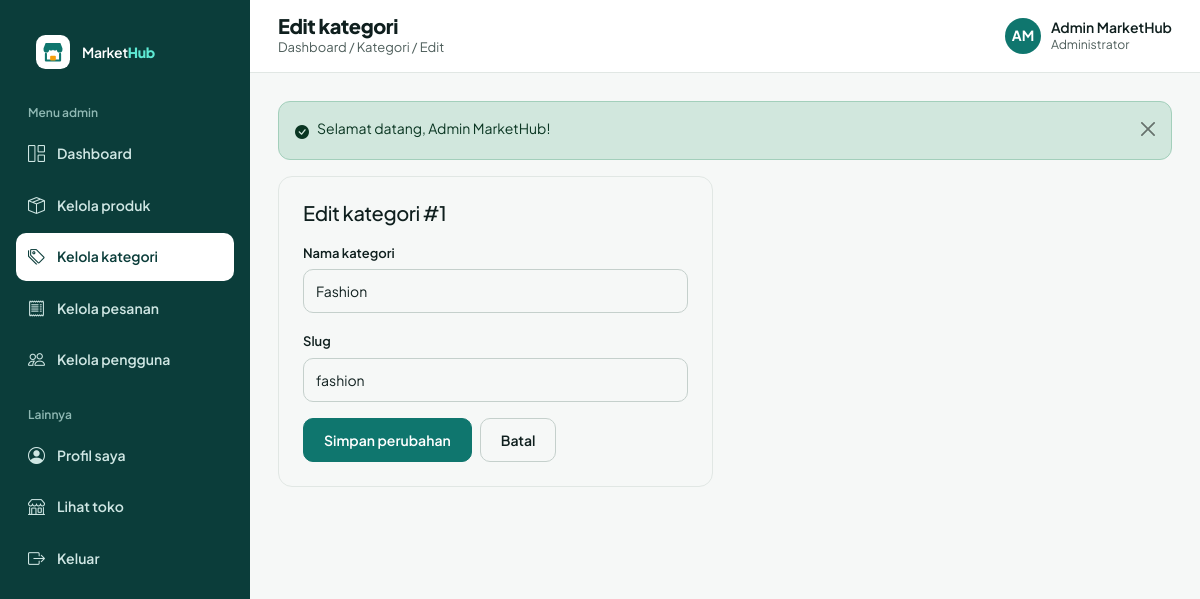
The app's page /admin/kategori/edit.php?id=1 (signed in) with its own data.
### tables this page shows
CREATE TABLE users (
  id         INT UNSIGNED NOT NULL AUTO_INCREMENT,
  nama       VARCHAR(100) NOT NULL,
  email      VARCHAR(150) NOT NULL,
  password   VARCHAR(255) NOT NULL,
  role       ENUM('admin','penjual','pembeli') NOT NULL DEFAULT 'pembeli',
  status     ENUM('aktif','nonaktif') NOT NULL DEFAULT 'aktif',  
  created_at TIMESTAMP NOT NULL DEFAULT CURRENT_TIMESTAMP,
  PRIMARY KEY (id),
  UNIQUE KEY uq_users_email (email)
);

CREATE TABLE kategori (
  id            INT UNSIGNED NOT NULL AUTO_INCREMENT,
  nama_kategori VARCHAR(100) NOT NULL,
  slug          VARCHAR(120) NOT NULL,
  PRIMARY KEY (id),
  UNIQUE KEY uq_kategori_slug (slug)
);

### auth/session.php (called while the page is built, shortened)
<?php
function current_user()
{
    static $user = false;
    if ($user !== false) {
        return $user;
    }
    $user = null;
    if (!empty($_SESSION['uid'])) {
        $row = db_row('SELECT id, nama, email, role, status, created_at FROM users WHERE id = ?', [(int) $_SESSION['uid']]);
        if ($row && $row['status'] === 'aktif') {
            $row['id'] = (int) $row['id'];
            $user = $row;
        } else {
            unset($_SESSION['uid']);
        }
    }
    return $user;
}

### auth/check-role.php (called while the page is built, shortened)
<?php
function require_login()
{
    $user = current_user();
    if ($user) {
        return $user;
    }
}
function require_role($roles = null)
{
    $user = require_login();
    return $user;
}

### includes/auth-check.php (called while the page is built)
<?php
$authUser = require_role($requiredRoles ?? null);

### admin/kategori/edit.php (the view, shortened to what this page needs)
<?php
require __DIR__ . '/../../includes/auth-check.php';
$id = (int) get('id');
$k = db_row('SELECT * FROM kategori WHERE id = ?', [$id]);
$f = ['nama' => $k['nama_kategori'], 'slug' => $k['slug']];
$err = [];
$topTitle = 'Edit kategori';
$topCrumb = 'Dashboard / Kategori / Edit';
require __DIR__ . '/../../includes/header.php';
?>
<div class="row"><div class="col-lg-6">
  <form class="card card-pad needs-validation" method="post" novalidate>
    <h2 class="h5 mb-3">Edit kategori #<?= (int) $k['id'] ?></h2>
    <div class="mb-3"><label class="form-label" for="nama">Nama kategori</label>
      <input class="form-control<?= isset($err['nama']) ? ' is-invalid' : '' ?>" id="nama" name="nama" value="<?= e($f['nama']) ?>" required minlength="3" maxlength="100" data-slug-source>
      <div class="invalid-feedback"><?= e($err['nama'] ?? 'Nama kategori 3–100 karakter.') ?></div></div>
    <div class="mb-3"><label class="form-label" for="slug">Slug</label>
      <input class="form-control<?= isset($err['slug']) ? ' is-invalid' : '' ?>" id="slug" name="slug" value="<?= e($f['slug']) ?>" maxlength="120" pattern="[a-z0-9]+(-[a-z0-9]+)*" data-slug-target>
      <div class="invalid-feedback"><?= e($err['slug'] ?? 'Format slug tidak valid.') ?></div></div>
    <div class="d-flex gap-2"><button class="btn btn-primary" type="submit">Simpan perubahan</button><a class="btn btn-outline-secondary" href="<?= e(url('admin/kategori/index.php')) ?>">Batal</a></div>
  </form>
</div></div>
<?php require __DIR__ . '/../../includes/footer.php'; ?>

### includes/topbar.php (shortened to what this page needs)
<?php
$u = current_user();
?>
<div class="mh-tb">
  <div>
    <h1 class="mh-tb-title"><?= e($topTitle ?? 'Dashboard') ?></h1>
    <div class="mh-tb-crumb"><?= e($topCrumb ?? tanggal_panjang()) ?></div>
  </div>
  <div class="ms-auto d-flex align-items-center gap-3">
    <span class="mh-me"><span class="mh-av mh-av-dark"><?= e(initials($u['nama'])) ?></span>
      <span class="d-none d-sm-block lh-sm"><?= e($u['nama']) ?><small class="d-block text-muted fw-normal"><?= e(role_label($u['role'])) ?></small></span></span>
  </div>
</div>

### assets/css/style.css (style rules this page uses)
:root { --mh-p:#0F766E;--mh-pd:#115E59;--mh-pl:#CCFBF1;--mh-px:#F0FDFA;--mh-a:#F59E0B;--mh-dark:#0B3D3A; --mh-ink:#0F1F1E;--mh-mut:#4F5F5C;--mh-line:#E1E7E4;--mh-bg:#F6F8F7; --bs-primary:#0F766E;--bs-primary-rgb:15,118,110; --bs-link-color:#0F766E;--bs-link-color-rgb:15,118,110;--bs-link-hover-color:#115E59;--bs-link-hover-color-rgb:17,94,89; --bs-body-font-family:'Plus Jakarta Sans',system-ui,-apple-system,'Segoe UI',sans-serif; --bs-body-color:#0F1F1E;--bs-body-color-rgb:15,31,30;--bs-body-bg:#F6F8F7;--bs-body-font-size:.9375rem; --bs-border-color:#E1E7E4;--bs-border-radius:.625rem;--bs-secondary-color:#4F5F5C; }
body { font-family:var(--bs-body-font-family);line-height:1.5;-webkit-font-smoothing:antialiased }
h1,h2,h3,h4,h5 { font-weight:800;letter-spacing:-.02em }
a { text-decoration:none }
.text-muted,.mut { color:var(--mh-mut)!important }
.btn { --bs-btn-border-radius:10px;display:inline-flex;align-items:center;justify-content:center;gap:.5rem;min-height:44px;padding:0 1.25rem;font-weight:600;font-size:14px;white-space:nowrap }
.btn-primary { --bs-btn-bg:#0F766E;--bs-btn-border-color:#0F766E;--bs-btn-hover-bg:#115E59;--bs-btn-hover-border-color:#115E59;--bs-btn-active-bg:#0B3D3A;--bs-btn-active-border-color:#0B3D3A;--bs-btn-disabled-bg:#0F766E;--bs-btn-disabled-border-color:#0F766E }
.btn-outline-secondary { --bs-btn-color:#0F1F1E;--bs-btn-border-color:#C5D0CC;--bs-btn-hover-bg:#F1F5F3;--bs-btn-hover-color:#0F1F1E;--bs-btn-hover-border-color:#AFC4BF;--bs-btn-active-bg:#E4ECE9;--bs-btn-active-color:#0F1F1E;--bs-btn-active-border-color:#AFC4BF }
.form-control,.form-select { min-height:44px;border-radius:10px;border-color:#C5D0CC;font-size:14px;color:var(--mh-ink) }
.form-label { font-weight:600;font-size:13px;margin-bottom:.4rem }
.card { --bs-card-border-radius:14px;--bs-card-border-color:var(--mh-line);--bs-card-inner-border-radius:13px;border-radius:14px }
.card-pad { padding:24px }
.mh-me { display:flex;align-items:center;gap:10px;font-weight:600;font-size:14px;color:var(--mh-ink) }
.mh-av { width:36px;height:36px;border-radius:50%;background:var(--mh-pl);color:var(--mh-pd);display:flex;align-items:center;justify-content:center;font-weight:700;font-size:14px;flex:none }
.mh-av-dark { background:var(--mh-p);color:#fff }
.mh-tb { background:#fff;border-bottom:1px solid var(--mh-line);display:flex;align-items:center;gap:16px;padding:14px 28px;position:sticky;top:0;z-index:1010 }
.mh-tb-title { font-size:20px;margin:0 }
.mh-tb-crumb { font-size:13px;color:var(--mh-mut) }

### records on screen
users: nama "AM", nama "Admin MarketHub", role "Administrator"
kategori: id "1", nama "Fashion", slug "fashion"

### other values on screen
$label "Dashboard"
$label "Kelola produk"
$label "Kelola kategori"
$label "Kelola pesanan"
$label "Kelola pengguna"
$topTitle "Edit kategori"
$topCrumb "Dashboard / Kategori / Edit"
$fl['msg'] "Selamat datang, Admin MarketHub!"
